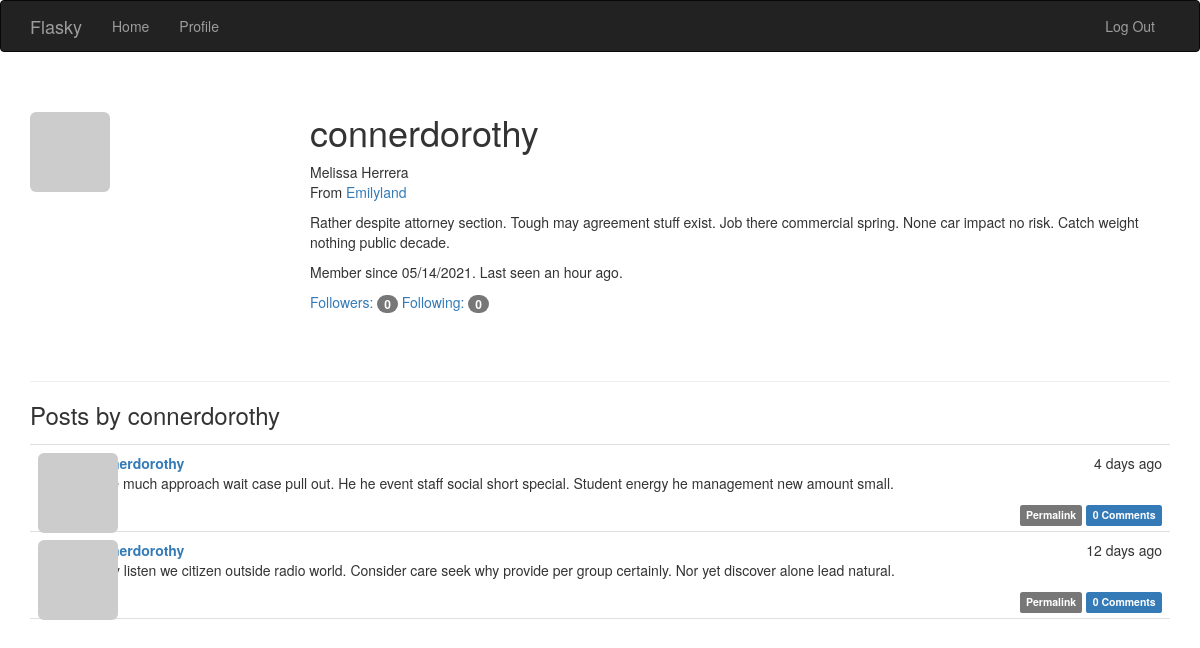
The app's page /user/connerdorothy (signed in) with its own data.
### app/models.py (models this page shows, shortened)
class User(UserMixin, db.Model):
    __tablename__ = 'users'
    id = db.Column(db.Integer, primary_key=True)
    email = db.Column(db.String(64), unique=True, index=True)
    username = db.Column(db.String(64), unique=True, index=True)
    password_hash = db.Column(db.String(128))
    role_id = db.Column(db.Integer, db.ForeignKey('roles.id'))
    confirmed = db.Column(db.Boolean, default=False)
    name = db.Column(db.String(64))
    location = db.Column(db.String(64))
    about_me = db.Column(db.Text())
    member_since = db.Column(db.DateTime(), default=datetime.utcnow)
    last_seen = db.Column(db.DateTime(), default=datetime.utcnow)
    avatar_hash = db.Column(db.String(32))
    posts = db.relationship('Post', backref='author', lazy='dynamic')
    followed = db.relationship('Follow',
                               foreign_keys=[Follow.follower_id],
                               backref=db.backref('follower', lazy='joined'),
                               lazy='dynamic',
                               cascade='all, delete-orphan')
    followers = db.relationship('Follow',
                                foreign_keys=[Follow.followed_id],
                                backref=db.backref('followed', lazy='joined'),
                                lazy='dynamic',
                                cascade='all, delete-orphan')
    comments = db.relationship('Comment', backref='author', lazy='dynamic')
    @property
    def password(self):
        raise AttributeError('password is not a readable attribute')
    def can(self, perm):
        return self.role is not None and self.role.has_permission(perm)
    def is_administrator(self):
        return self.can(Permission.ADMIN)
    def ping(self):
        self.last_seen = datetime.utcnow()
        db.session.add(self)
        db.session.commit()
    def gravatar(self, size=100, default='identicon', rating='g'):
        url = 'https://secure.gravatar.com/avatar'
        hash = self.avatar_hash or self.gravatar_hash()
        return '{url}/{hash}?s={size}&d={default}&r={rating}'.format(
            url=url, hash=hash, size=size, default=default, rating=rating)
    def is_following(self, user):
        if user.id is None:
            return False
        return self.followed.filter_by(followed_id=user.id).first() is not None

class Post(db.Model):
    __tablename__ = 'posts'
    id = db.Column(db.Integer, primary_key=True)
    body = db.Column(db.Text)
    body_html = db.Column(db.Text)
    timestamp = db.Column(db.DateTime, index=True, default=datetime.utcnow)
    author_id = db.Column(db.Integer, db.ForeignKey('users.id'))
    comments = db.relationship('Comment', backref='post', lazy='dynamic')

### app/main/views.py (the view)
@main.route('/user/<username>')
def user(username):
    user = User.query.filter_by(username=username).first()
    if user is None:
        abort(404)
    posts = user.posts.order_by(Post.timestamp.desc()).all()
    return render_template('user.html', user=user, posts=posts)

### app/auth/views.py (called while the page is built)
@auth.before_app_request
def before_request():
    if current_user.is_authenticated:
        current_user.ping()
        if not current_user.confirmed \
                and request.endpoint \
                and request.blueprint != 'auth' \
                and request.endpoint != 'static':
            return redirect(url_for('auth.unconfirmed'))

@auth.before_app_request
def before_request():
    if current_user.is_authenticated \
            and not current_user.confirmed \
            and request.blueprint != 'auth' \
            and request.endpoint != 'static':
        return redirect(url_for('auth.unconfirmed'))

### app/main/__init__.py (called while the page is built)
@main.app_context_processor
def inject_permissions():
    return dict(Permission=Permission)

### app/models.py (called while the page is built)
    @login_manager.user_loader
    def load_user(user_id):
        return User.query.get(int(user_id))

### app/templates/user.html (shortened to what this page needs)
{% extends "base.html" %}
{% block page_content %}
<div class="page-header">
    <img class="img-rounded profile-thumbnail" src="{{ user.gravatar(size=256) }}">
    <div class="profile-header">
        <h1>{{ user.username }}</h1>
        {% if user.name or user.location %}
        <p>
            {% if user.name %}{{ user.name }}<br>{% endif %}
            {% if user.location %}
                From <a href="http://maps.google.com/?q={{ user.location }}">
                    {{ user.location }}
                </a><br>
            {% endif %}
        </p>
        {% endif %}
        {% if user.about_me %}<p>{{ user.about_me }}</p>{% endif %}
        <p>
            Member since {{ moment(user.member_since).format('L') }}.
            Last seen {{ moment(user.last_seen).fromNow() }}.
        </p>
        <p>
            <a href="{{ url_for('.followers', username=user.username) }}">Followers: <span class="badge">{{ user.followers.count() - 1 }}</span></a>
            <a href="{{ url_for('.followed_by', username=user.username) }}">Following: <span class="badge">{{ user.followed.count() - 1 }}</span></a>
        </p>
    </div>
</div>
<h3>Posts by {{ user.username }}</h3>
{% include '_posts.html' %}
{% endblock %}

### app/templates/_posts.html (shortened to what this page needs)
<ul class="posts">
    {% for post in posts %}
    <li class="post">
        <div class="post-thumbnail">
            <a href="{{ url_for('.user', username=post.author.username) }}">
                <img class="img-rounded profile-thumbnail" src="{{ post.author.gravatar(size=40) }}">
            </a>
        </div>
        <div class="post-content">
            <div class="post-date">{{ moment(post.timestamp).fromNow() }}</div>
            <div class="post-author"><a href="{{ url_for('.user', username=post.author.username) }}">{{ post.author.username }}</a></div>
            <div class="post-body">
                {% if post.body_html %}
                    {{ post.body_html | safe }}
                {% else %}
                    {{ post.body }}
                {% endif %}
            </div>
            <div class="post-footer">
                <a href="{{ url_for('.post', id=post.id) }}">
                    <span class="label label-default">Permalink</span>
                </a>
                <a href="{{ url_for('.post', id=post.id) }}#comments">
                    <span class="label label-primary"> {{ post.comments.count() }} Comments</span>
                </a>
            </div>
        </div>
    </li>
    {% endfor %}
</ul>

### app/static/styles.css (style rules this page uses)
.profile-thumbnail { position: absolute; }
.profile-header { min-height: 260px; margin-left: 280px; }
ul.posts { list-style-type: none; padding: 0px; margin: 16px 0px 0px 0px; border-top: 1px solid #e0e0e0; }
ul.posts li.post { padding: 8px; border-bottom: 1px solid #e0e0e0; }
div.post-date { float: right; }
div.post-author { font-weight: bold; }
div.post-thumbnail { position: absolute; }
div.post-content { margin-left: 48px; min-height: 48px; }
div.post-footer { text-align: right; }

### records on screen
User: username "connerdorothy", name "Melissa Herrera", location "Emilyland", about_me "Rather despite attorney section. Tough may agreement stuff exist. Job there commercial spring. None car impact no risk. Catch weight nothing public decade.", member_since "05/14/2021", last_seen "an hour ago"
Post: timestamp "4 days ago", author.username "connerdorothy", body_html "Store much approach wait case pull out. He he event staff social short special. Student energy he management new amount small.", comments.count "0"
Post: timestamp "12 days ago", author.username "connerdorothy", body_html "Many listen we citizen outside radio world. Consider care seek why provide per group certainly. Nor yet discover alone lead natural.", comments.count "0"

### other values on screen
{{ user.followers.count() - 1 }} "0"
{{ user.followed.count() - 1 }} "0"
